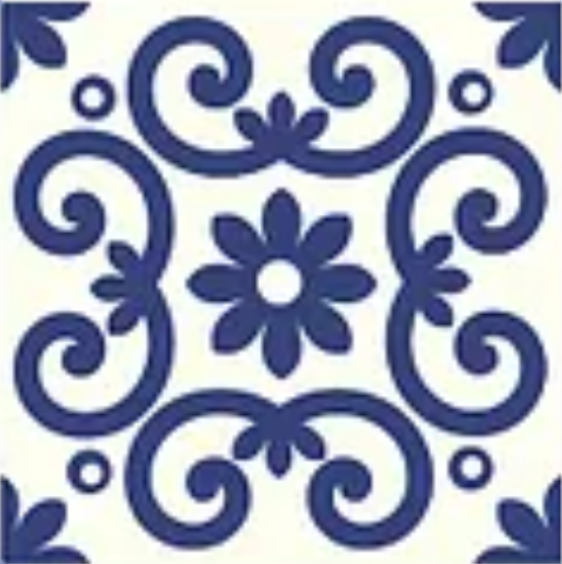
#> input picture pattern_azulejos/pic19.png, 562 x 564 px
$ python gen.py
#> lines starting #> are read from the running program, lines starting #| are printed output that depends on the picture; after the words box and inside, x2 and y2 are one past the last pixel; in counts of white or black regions, pixels touching at a corner belong together
import numpy as np
from PIL import Image
import matplotlib.pyplot as plt
import os
import csv

# convertire : 1, 7, 11, 13, 14, 17 ,18


def gen_pattern(pic_n: int, negative: bool, pattern_size: int):

    # pic_n = 18
    # negative = True
#> called with pic_n = 19, negative = False, pattern_size = 121
    current_dir = os.path.dirname(os.path.dirname(os.path.abspath(__file__)))
    pic_path = current_dir + f"/pic{pic_n}.png"
    out_path = current_dir + f"/patterns/pic{pic_n}.png"
    out_csv_path = current_dir + f"/patterns_csv/pat{pic_n}.csv"
    # pattern_size = 120
    ptr = np.zeros((pattern_size, pattern_size))

    with Image.open(pic_path) as im:
#> im is the input picture: PIL image 562x564 RGBA; mean R, G, B, A 160.2, 166.5, 186, 255
        mono = (
            im.convert("L")
            .resize((pattern_size, pattern_size))
            .point(lambda p: 1 if p > 100 else 0)
        )
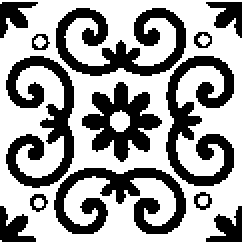
#> mono: PIL image 121x121 L (shown 2 times larger); values 0 (black) and 1 (white), 61.9% white; 13 black regions, largest, box (x1, y1, x2, y2) and area: (83, 28, 117, 93) 1004, (28, 4, 93, 38) 993, (3, 28, 37, 94) 988
        # mono.show()
        for i in range(pattern_size):
            for j in range(pattern_size):
                if i % 2 == 0 and j % 2 == 0:
                    ptr[i, j] = 0
                elif i % 2 == 1 and j % 2 == 1:
                    ptr[i, j] = 1
                else:
                    ptr[i, j] = (
                        1 - mono.im[i + j * pattern_size]
                        if negative
                        else mono.im[i + j * pattern_size]
                    )
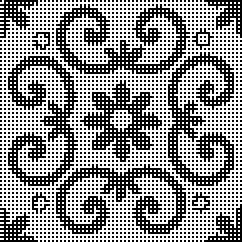
#> ptr: shape (121, 121) float64 (shown 2 times larger); values 0 (black) and 1 (white), 55.6% white; black in thin lines or dots

        with open(out_csv_path, "w+", newline="") as file:
            writer = csv.writer(file)
            writer.writerows(ptr.astype(int))

        fig, ax = plt.subplots()
        # ax.pcolormesh(ptr, cmap="Blues_r" if negative else "Blues")
        ax.pcolormesh(ptr, cmap="Blues")
        ax.axis("equal")

        plt.savefig(out_path, dpi=150)
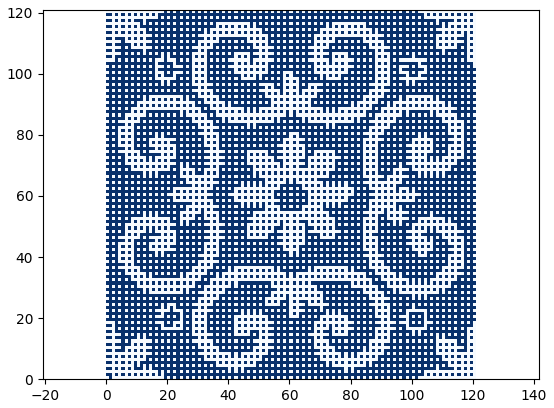
#> figure drawn by matplotlib, 1 panel
        plt.show()


if __name__ == "__main__":
    pic_n = 19
    negative = False
    gen_pattern(pic_n=pic_n, negative=negative, pattern_size=121)
